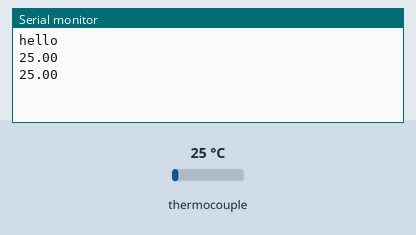
Recording of a sketch running on a simulated Arduino Uno, built with avr-gcc and run on an emulated ATmega328P. Parts: the last lines printed to the serial monitor. The test bench sets the inputs (shaded band); at power-on: thermocouple 25 °C.

Above: at 1.8 s.
1.9 s: thermocouple set to 6 °C
At 2.3 s:
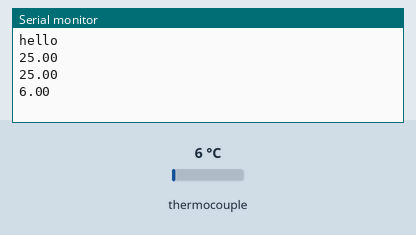
3.4 s: thermocouple set to 75 °C
At 4.8 s:
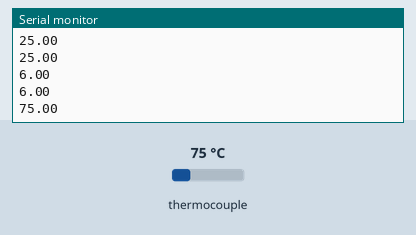
Timing chart, 0 to 6.4 s (numbered marks = the images above; inputs shaded):
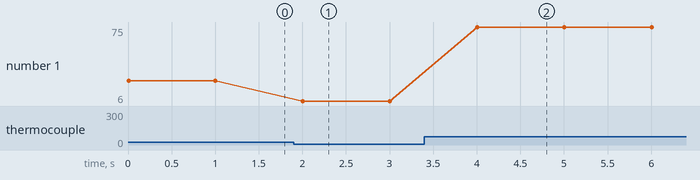

The sketch:

tempSensor_test.ino
```cpp
#include <Adafruit_MAX31865.h>

// uses hardware SPI.

Adafruit_MAX31865 thermo = Adafruit_MAX31865(14);

void setup() {
  // put your setup code here, to run once:
  Serial.begin(9600);
  Serial.println("hello");
  thermo.begin(MAX31865_3WIRE);

}

void loop() {
  // put your main code here, to run repeatedly:
  Serial.println(thermo.temperature(100, 430.0));
  delay(1000);


}
```

Measured:
- after the input at 1.9 s, the serial monitor: prints a new line after 0.10 s (image 1)
- after the input at 3.4 s, the serial monitor: prints a new line after 0.61 s (image 2)
- plotted number 1: 25 → 6 after the input at 1.9 s, 6 → 75 after the input at 3.4 s
